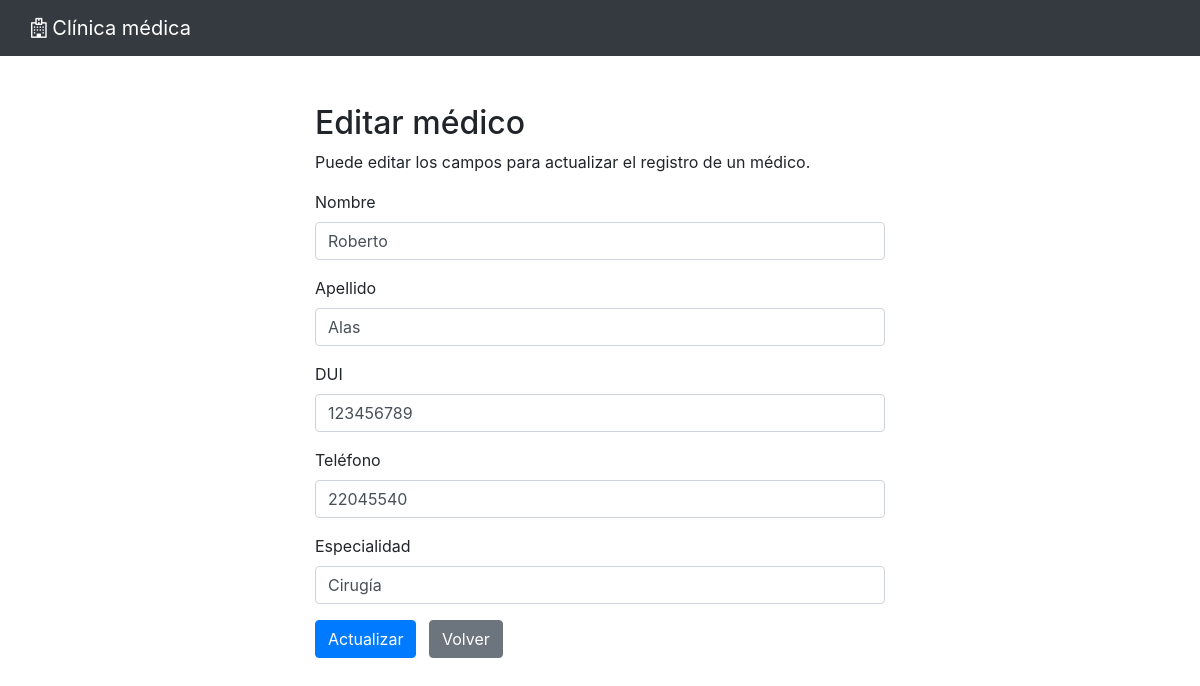
Screenshot of /medicos/update.php?id=1 (signed in) with the database file from the repository.
### tables this page shows
CREATE TABLE `medicos` (
  `id` int(11) NOT NULL,
  `nombre` varchar(50) NOT NULL,
  `apellido` varchar(50) NOT NULL,
  `dui` varchar(9) NOT NULL,
  `telefono` varchar(8) DEFAULT NULL,
  `especialidad` varchar(20) DEFAULT NULL,
  `farmacia_id` int(11) DEFAULT NULL
);

### medicos/update.php (the view, shortened to what this page needs)
<?php
require_once "../config.php";
$name = "";
$lastName = "";
$dui = "";
$phone = "";
$speciality = "";
$nameError = $lastNameError = $duiError = $phoneError = $specialityError = "";
try {
    if (isset($_POST["id"]) && !empty($_POST["id"])) {
        $id = $_POST["id"];
        $inputName = trim($_POST["name"]);
        if (empty($inputName)) {
            $nameError = "Nombre no debe estar en blanco.";
        } else {
            $name = $inputName;
        }
        $inputLastName = trim($_POST["last_name"]);
        if (empty($inputLastName)) {
            $lastNameError = "Apellido no debe estar en blanco.";
        } else {
            $lastName = $inputLastName;
        }
        $inputDui = trim($_POST["dui"]);
        if (empty($inputDui)) {
            $duiError = "DUI no debe estar en blanco.";
        } elseif (strlen($inputDui) < 9) {
            $duiError = "El DUI debe contener 9 caracteres sin guión.";
        } else {
            $dui = $inputDui;
        }
        $inputPhone = trim($_POST["phone"]);
        if (empty($inputPhone)) {
            $phoneError = "Teléfono no debe estar en blanco.";
        } elseif (strlen($inputPhone) < 8) {
            $phoneError = "Teléfono debe contener 8 caracteres.";
        } else {
            $phone = $inputPhone;
        }
        $inputSpeciality = trim($_POST["speciality"]);
        if (empty($inputSpeciality)) {
            $specialityError = "Especialidad no debe estar en blanco.";
        } else {
            $speciality = $inputSpeciality;
        }
        if (empty($nameError) && empty($lastNameError) && empty($duiError) && empty($phoneError) && empty($specialityError)) {
            $sql = "UPDATE medicos SET nombre = ?, apellido = ?, dui = ?, telefono = ?, especialidad = ? WHERE id = ?";
            if ($stmt = mysqli_prepare($link, $sql)) {
                mysqli_stmt_bind_param($stmt, "sssssi", $paramName, $paramLastName, $paramDui, $paramPhone, $paramSpeciality, $paramId);
                $paramName = $name;
                $paramLastName = $lastName;
                $paramDui = $dui;
                $paramPhone = $phone;
                $paramSpeciality = $speciality;
                $paramId = $id;
                if (mysqli_stmt_execute($stmt)) {
                    header("location: index.php");
                    exit();
                } else {
                    echo "Hubo un error al actualizar la información del médico.";
                }
            }
            mysqli_stmt_close($stmt);
        }
        mysqli_close($link);
    } else {
        if (isset($_GET["id"]) && !empty(trim($_GET["id"]))) {
            $sql = "SELECT * FROM medicos WHERE id = ?";
            if ($stmt = mysqli_prepare($link, $sql)) {
                mysqli_stmt_bind_param($stmt, "i", $paramId);
                if (mysqli_stmt_execute($stmt)) {
                    $result = mysqli_stmt_get_result($stmt);
                    if (mysqli_num_rows($result) == 1) {
                        $row = mysqli_fetch_array($result, MYSQLI_ASSOC);
                        $name = $row["nombre"];
                        $lastName = $row["apellido"];
                        $dui = $row["dui"];
                        $phone = $row["telefono"];
                        $speciality = $row["especialidad"];
                    } else {
                        header("location: error.php");
                        exit();
                    }
                } else {
                    echo "Hubo un error al obtener la información del médico.";
                }
            }
        } else {
            header("location: error.php");
            exit();
        }
    }
} catch (Exception $e) {
    echo $e->getMessage();
}
?>
<!DOCTYPE html>
<html lang="en">
<head>
    <link rel="stylesheet" href="https://stackpath.bootstrapcdn.com/bootstrap/4.5.2/css/bootstrap.min.css">
    <link rel="stylesheet" href="https://maxcdn.bootstrapcdn.com/font-awesome/4.7.0/css/font-awesome.min.css">
</head>
<body>
<nav class="navbar navbar-dark bg-dark">
    <div class="container-fluid">
        <a class="navbar-brand" style="color:white"><i class="fa fa-hospital-o"></i> Clínica médica</a>
    </div>
</nav>
<div class="wrapper">
    <div class="container-fluid">
        <div class="row">
            <div class="col-md-12">
                <h2 class="mt-5">Editar médico</h2>
                <p>Puede editar los campos para actualizar el registro de un médico.</p>
                <form action="<?php echo htmlspecialchars(basename($_SERVER['REQUEST_URI'])); ?>" method="post">
                    <div class="form-group">
                        <label>Nombre</label>
                        <input type="text" name="name"
                               class="form-control <?php echo (!empty($nameError)) ? 'is-invalid' : ''; ?>"
                               value="<?php echo $name; ?>">
                    </div>
                    <div class="form-group">
                        <label>Apellido</label>
                        <input type="text" name="last_name"
                               class="form-control <?php echo (!empty($lastNameError)) ? 'is-invalid' : ''; ?>"
                               value="<?php echo $lastName; ?>">
                    </div>
                    <div class="form-group">
                        <label>DUI</label>
                        <input type="tel" name="dui" maxlength="9"
                               class="form-control <?php echo (!empty($duiError)) ? 'is-invalid' : ''; ?>"
                               value="<?php echo $dui; ?>">
                    </div>
                    <div class="form-group">
                        <label>Teléfono</label>
                        <input type="tel" name="phone" maxlength="8"
                               class="form-control <?php echo (!empty($phoneError)) ? 'is-invalid' : ''; ?>"
                               value="<?php echo $phone; ?>">
                    </div>
                    <div class="form-group">
                        <label>Especialidad</label>
                        <input type="text" name="speciality"
                               class="form-control <?php echo (!empty($specialityError)) ? 'is-invalid' : ''; ?>"
                               value="<?php echo $speciality; ?>">
                    </div>
                    <input type="submit" class="btn btn-primary" value="Actualizar">
                    <a href="index.php" class="btn btn-secondary ml-2">Volver</a>
                </form>
            </div>
        </div>
    </div>
</div>
</body>
</html>

### medicos/update.php (style rules this page uses)
.wrapper { width: 600px; margin: 0 auto; }

### rows the page displays
medicos: name "Roberto", last_name "Alas", dui "123456789", phone "22045540", speciality "Cirugía"
